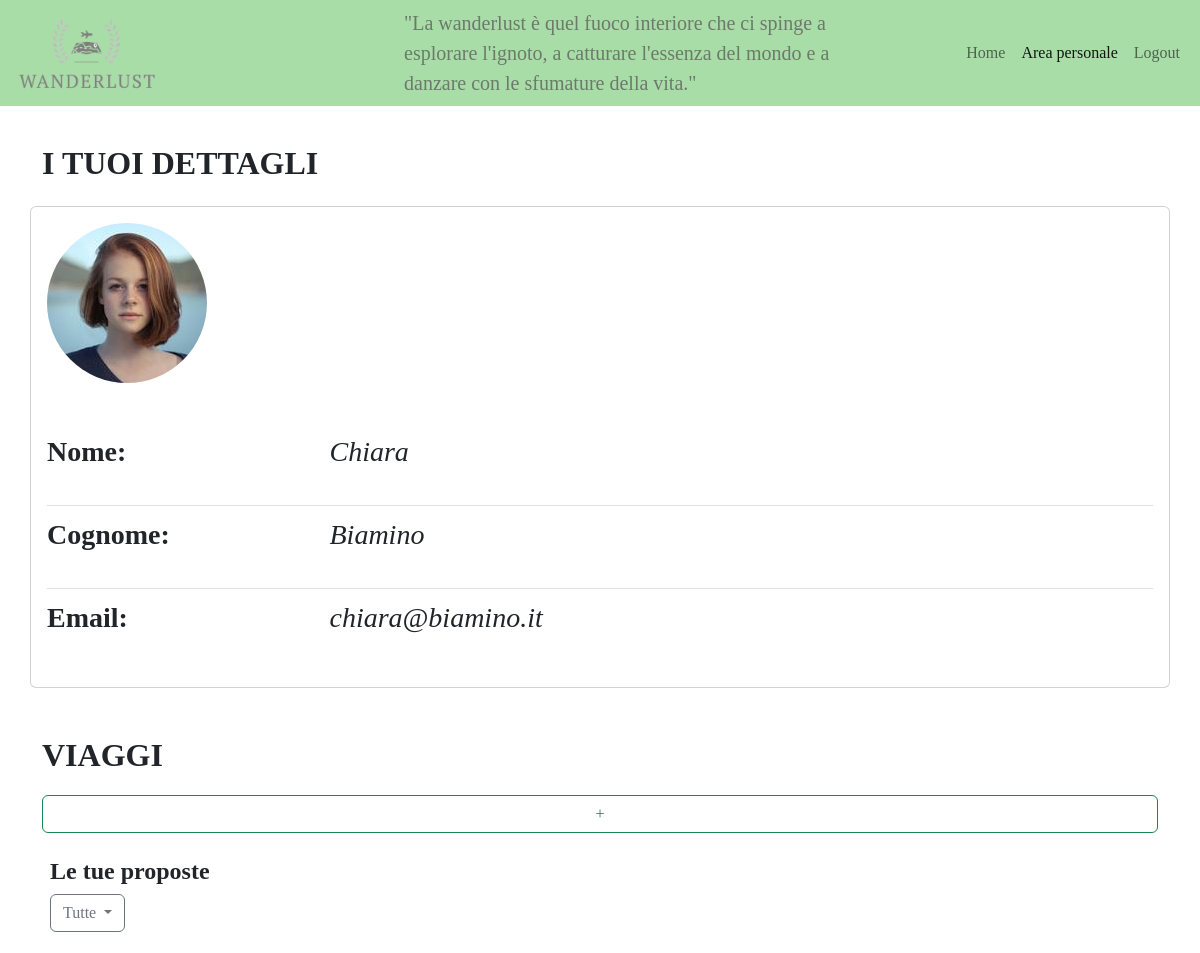
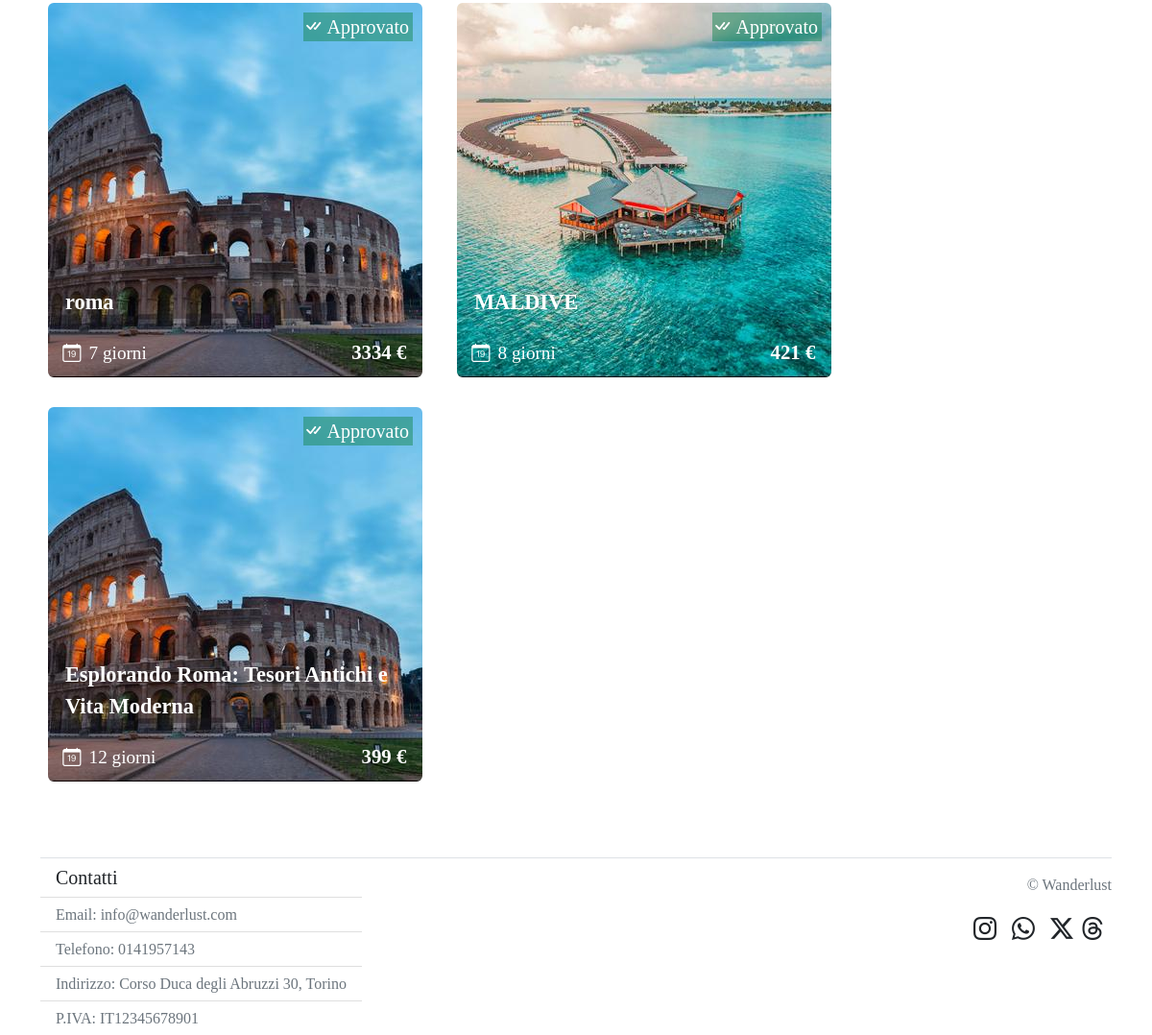
Page /profilo (signed in) on the committed database (2 pictures, top to bottom).
### tables this page shows
CREATE TABLE "utenti" (
	"id"	INTEGER NOT NULL,
	"nome"	TEXT NOT NULL,
	"cognome"	TEXT NOT NULL,
	"email"	TEXT NOT NULL UNIQUE,
	"password"	TEXT NOT NULL,
	"img_profilo"	TEXT NOT NULL,
	"tipologia"	TEXT NOT NULL,
	"banned"	INTEGER NOT NULL,
	PRIMARY KEY("id" AUTOINCREMENT)
);

CREATE TABLE "viaggi" (
	"id"	INTEGER NOT NULL,
	"id_coordinatore"	INTEGER NOT NULL,
	"continente"	TEXT NOT NULL,
	"nazione"	TEXT NOT NULL,
	"data"	TEXT NOT NULL,
	"num_giorni"	TEXT NOT NULL,
	"aeroporto"	TEXT NOT NULL,
	"prezzo"	INTEGER NOT NULL,
	"descrizione"	TEXT NOT NULL,
	"img_viaggio"	TEXT NOT NULL UNIQUE,
	"approvato"	INTEGER NOT NULL,
	"titolo"	TEXT NOT NULL,
	PRIMARY KEY("id" AUTOINCREMENT)
);

### app.py (the view)
@app.route('/profilo', methods = ['POST', 'GET'])
@login_required
def area_personale():
    un_mese_dopo = (datetime.now() + timedelta(weeks=4)).strftime('%Y-%m-%d')
    aeroporti_italiani = [
    "Roma-Fiumicino - FCO", "Milano-Malpensa - MXP", "Milano-Linate - LIN", "Venezia Marco Polo - VCE", "Napoli-Capodichino - NAP", "Firenze-Peretola - FLR", "Bologna-Guglielmo Marconi - BLQ", "Catania-Fontanarossa - CTA", "Palermo-Punta Raisi - PMO", "Bergamo-Orio al Serio - BGY", "Pisa Galileo Galilei - PSA", "Verona-Villafranca - VRN", "Torino-Caselle - TRN", "Bari-Palese - BRI", "Cagliari-Elmas - CAG", "Trapani-Birgi - TPS", "Brindisi-Casale - BDS", "Genova-Cristoforo Colombo - GOA", "Perugia-Sant'Egidio - PEG", "Ancona-Falconara - AOI"
]
    filtroApprovazione = request.form.get('filtroApprovazione', 'all')
    if filtroApprovazione == 'all':
        viaggi_coordinatore = viaggi_dao.getViaggiCoordinatore(current_user.id)
    else:
        filtro = int(filtroApprovazione)
        viaggi_coordinatore = viaggi_dao.getViaggiCoordinatoreFiltro(current_user.id, filtro)
    return render_template('profilo.html', un_mese_dopo=un_mese_dopo, aeroporti_italiani=aeroporti_italiani, viaggi_coordinatore = viaggi_coordinatore, filtroApprovazione=filtroApprovazione)

### app.py (called while the page is built)
@login_manager.user_loader
def load_user(user_id):
    db_user = utenti_dao.getUtenteByID(user_id)
    if db_user is not None:
        user = User(id=db_user['id'], nome = db_user['nome'], cognome = db_user['cognome'], email = db_user['email'], password = db_user['password'], tipologia = db_user['tipologia'], img_profilo=db_user['img_profilo'])
    return user

### utenti_dao.py (called while the page is built)
def getUtenteByID(id):
    query = 'SELECT * FROM utenti WHERE id = ?'
    connection = sqlite3.connect('db/wanderlust.db')
    connection.row_factory = sqlite3.Row
    cursor = connection.cursor()
    cursor.execute(query, (id,))
    result = cursor.fetchone()
    cursor.close()
    connection.close()
    return result

### viaggi_dao.py (called while the page is built)
def getViaggiCoordinatore(id_coordinatore):
    query = 'SELECT * FROM viaggi WHERE id_coordinatore = ?'
    connection = sqlite3.connect('db/wanderlust.db')
    connection.row_factory = sqlite3.Row
    cursor = connection.cursor()
    cursor.execute(query, (id_coordinatore,))
    result = cursor.fetchall()
    cursor.close()
    connection.close()
    return result

### templates/profilo.html (shortened to what this page needs)
{% extends "base.html" %}
{%block active_area_personale%} active {%endblock%}
{% block content %}
<section class="mb-4">
    <section class="d-flex justify-content-between">
        <h1 class=" fw-bold display-5 fs-2 fontCopperplate mb-4">I TUOI DETTAGLI</h1>
    </section>
    <article class="card row">
      <section class="card-body col-12">
          <div class="mb-5">
              <img class="usrimg rounded-circle" src="{{url_for('static', filename = 'utenti/'+current_user.img_profilo)}}"
                      alt="Questa è l'immagine dell'utente {{current_user.nome |e }}">
          </div>
          <section class="row mb-3">
              <p class="col-md-3 fs-3 fw-semibold">Nome:</p>
              <p class="col-md-9 fst-italic fs-3">{{ current_user.nome }}</p>
          </section>
          <div class="py-1 border-top">
          </div>
          <section class="row mb-3">
              <p class="col-md-3 fs-3 fw-semibold">Cognome:</p>
              <p class="col-md-9 fst-italic fs-3">{{ current_user.cognome }}</p>
          </section>
          <div class="py-1 border-top">
          </div>
          <section class="row mb-3">
              <p class="col-md-3 fs-3 fw-semibold">Email:</p>
              <p class="col-md-9 fst-italic fs-3">{{ current_user.email }}</p>
          </section>
      </section>
    </article>
</section>
<section class="mt-4">
    <div class="d-flex justify-content-between mb-3">
        <h1 class="fw-bold display-5 fs-2 fontCopperplate mb-1">VIAGGI</h1>
    </div>
    {%if current_user.tipologia == 'admin' or current_user.tipologia == 'coordinatore'%}
    <div class="d-grid gap-2 mb-4">
        <button class="btn btn-outline-success" type="button" data-bs-toggle="modal" data-bs-target="#modalNewTrip">+</button>
    </div>
    <section>
        <h3 class="fw-bold display-5 fs-4 fontCopperplate mb-2 ms-2">Le tue proposte</h3>
        <div class="dropdown mb-4 ms-2">
            <form action = "{{url_for('area_personale')}}" method="POST">
              <button class="fontCopperplate btn {%if filtroApprovazione == 'all'%}btn-outline-secondary{%elif filtroApprovazione=='1'%}btn-outline-success{%else%}btn-outline-primary{%endif%} dropdown-toggle" role="button" data-bs-toggle="dropdown" aria-expanded="false">
                {%if filtroApprovazione == 'all'%}Tutte
                {%elif filtroApprovazione== '1'%} Approvate
                {%else%} In attesa di approvazione
                {%endif%}
              </button>
            </form>
        </div>
        {%for viaggio in viaggi_coordinatore%}
        <article class="me-4 ms-2 mb-4 image-container">
            <a href="{{url_for('pagina_viaggio', id_viaggio = viaggio.id)}}"><img class="zoomable rounded" src="{{url_for('static', filename = 'viaggio/'+viaggio.img_viaggio)}}" alt="Questa è l'immagine del viaggio in {{viaggio.nazione}}"></a>
            <p class="titleImgPos">{{viaggio.titolo}}</p>
            <section class="d-flex justify-content-start align-items-center sectionDaysImgPos">
                <i class="bi bi-calendar-date me-2"></i>
                <p class="pMarginNegativo">{{viaggio.num_giorni}} giorni</p>
            </section>
            <p class="priceImgPos pMarginNegativo">{{viaggio.prezzo}} €</p>
            {%if viaggio.approvato == 1%}
            <div class="fav-button d-flex justify-content-start align-items-center bg-success text-white bg-opacity-50 fs-5">
                <i class="bi bi-check-all me-1"></i>
                <p class="pMarginNegativo pe-1 fontCopperplate">Approvato</p>
            </div>
            {%else%}
            <div class="fav-button d-flex justify-content-start align-items-center bg-primary text-white bg-opacity-50 fs-5">
                <i class="bi bi-hourglass-split me-1"></i>
                <p class="pMarginNegativo pe-1 fontCopperplate">In attesa di approvazione</p>
            </div>
            {%endif%}
        </article>
        {%endfor%}
    </section>
    {%endif%}
</section>
{%endblock%}

### static/style.css (style rules this page uses)
body { font-family: Georgia, 'Times New Roman', Times, serif; }
.fontCopperplate { font-family: Copperplate, Copperplate Gothic Light, fantasia; }
.image-container { position: relative; display: inline-block; }
.zoomable { display: block; max-width: 100%; height: auto; transition: transform 0.3s ease-in-out; }
.titleImgPos { color: #fff; font-size:1.4em; font-weight: bold; position: absolute; bottom: 2em; left: 0.8em; z-index: 998; }
.sectionDaysImgPos { color: #fff; font-size:1.2em; font-weight: 400; position: absolute; bottom: 0.5em; left: 0.8em; z-index: 998; }
.pMarginNegativo { margin-bottom: 0%; }
.priceImgPos { color: #fff; font-size:1.3em; font-weight: bold; position: absolute; bottom: 0.5em; right: 0.8em; z-index: 998; }
.fav-button { position: absolute; top: 0.5em; right: 0.5em; z-index: 998; }

### rows in the picture
utenti: img_profilo (picture), nome "Chiara", cognome "Biamino", email "chiara@biamino.it"
viaggi: img_viaggio (picture), titolo "roma", num_giorni "7", prezzo "3334", approvato 1 (drawn)
viaggi: img_viaggio (picture), titolo "MALDIVE", num_giorni "8", prezzo "421", approvato 1 (drawn)
viaggi: img_viaggio (picture), titolo "Esplorando Roma: Tesori Antichi e Vita Moderna", num_giorni "12", prezzo "399", approvato 1 (drawn)
